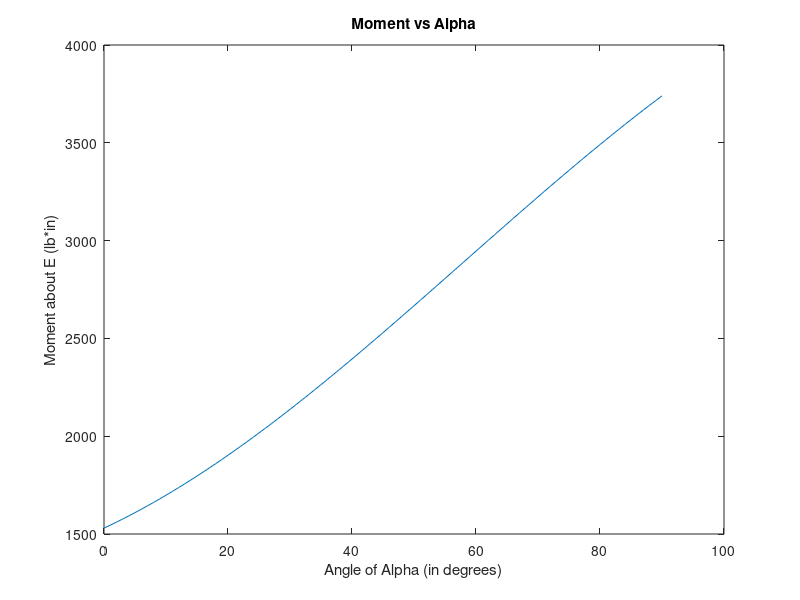

MATLAB code for this plot:
% Project 2 Problem 2
% Move A with B (opposite circles)

% Initialize variables
k = 10;
magBE = 17;
coordA = [5 -9 0];
coordB = [17 0 0];
magEA = norm(coordA);
magBA = 0;
Fs = k*magBA;
a = 0:90;
magMom = zeros(1, length(a));

for ii = 1:91
    % Adjust coordinates
    coordB = [magBE*cosd(a(ii)) magBE*sind(a(ii)) 0];
	coordA = [magBE*sind(a(ii))+5 8-magBE*cosd(a(ii)) 0];
    
    % Find vector BA and unit vector BA
    vecBA = coordA - coordB;
    magBA = norm(vecBA);
    eBA = vecBA/magBA;
    
%     magEA = norm(coordA);
    
    % topAngle = acosd((magEA^2 - magBE^2 - magBA^2)/(-2*magBE*magBA));
    
    % Find force vector -> mag * unit vector
    Fs = k*magBA;
    vecF = Fs * eBA;
    
    vecBE = coordB;
    magMom(ii) = norm(cross(vecBE, vecF));
end

figure;
plot(a, magMom);
title('Moment vs Alpha')
xlabel('Angle of Alpha (in degrees)')
ylabel('Moment about E (lb*in)')
